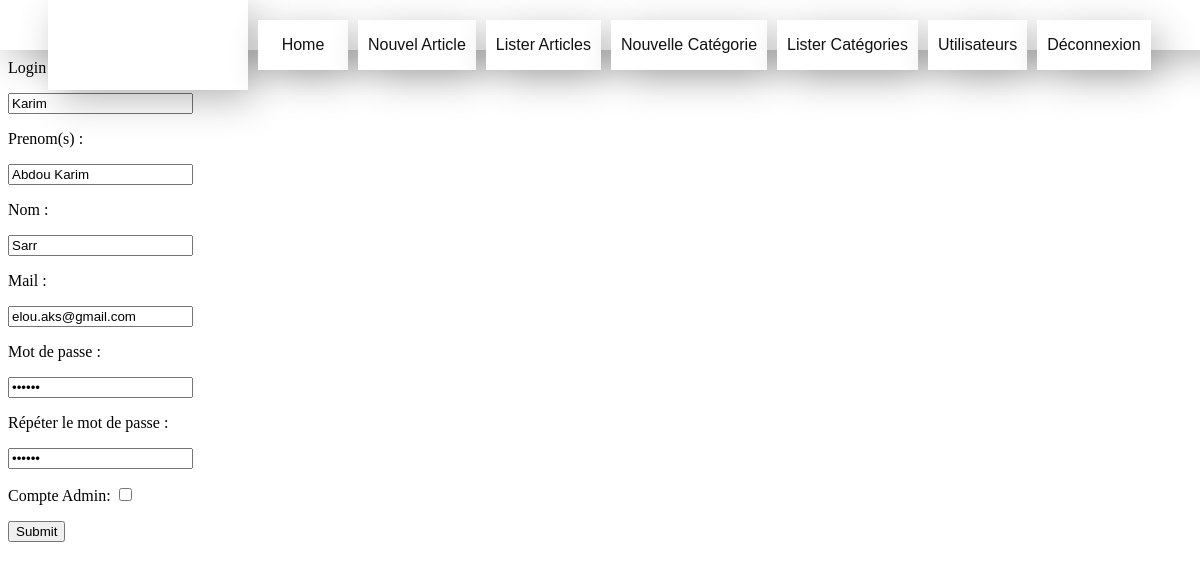
The app's page /Projet/Modele/modification.php?idd=1 (signed in) with its own data.
### tables this page shows
CREATE TABLE IF NOT EXISTS `users` (
  `ID` int(11) NOT NULL AUTO_INCREMENT,
  `login` varchar(255) NOT NULL,
  `nom` varchar(255) NOT NULL,
  `prenoms` varchar(255) NOT NULL,
  `password` varchar(255) NOT NULL,
  `mail` varchar(255) NOT NULL,
  `type` varchar(255) NOT NULL,
  PRIMARY KEY (`ID`)
);

### Projet/Views/modification2.php (the view, shortened to what this page needs)
<!DOCTYPE html>
<html lang="fr" dir="ltr">
  <head>
    <link rel="stylesheet" href="../Views/css/styles.css">
  </head>
  <body>
    <?php require('../Views/header.php'); ?>
    <h3>Modification d'un utilisateur</h3>
    <form action="../Modele/intermediare.php" method="post"><input type="hidden" name="hidden" value="<?php echo $va1; ?>">
    <div class="">
    <div class="">
      <div class="">  <p>Login : </p>  <input type="text" name="login" required value="<?php echo $va2; ?>">          </div>
    </div>
    <div class="">
      <div class="">  <p>Prenom(s) : </p>  <input type="text" name="prenoms" required value="<?php echo $va3; ?>">          </div>
    </div>
    <div class="">
      <div class="">  <p>Nom : </p>  <input type="text" name="nom" required value="<?php echo $va4; ?>">          </div>
    </div>
    <div class="">
      <div class="">  <p>Mail : </p>  <input type="text" name="mail" required value="<?php echo $va5; ?>">          </div>
    </div>
    <div class="">
      <div class="">  <p>Mot de passe : </p>  <input type="password" name="password" required value="<?php echo $va6; ?>">          </div>
    </div>
    <div class="">
      <div class="">  <p>Répéter le mot de passe : </p>  <input type="password" name="c_password" required value="<?php echo $va6; ?>">          </div>
    </div>
    <div class="">
      <div class="">  <p>Compte Admin: <input type="checkbox" name="admin" value="admin" <?php if($va7=="admin"){echo "checked";} else{}?>>   </p>         </div>
    </div>
    <div class="">
      <div class="">  <input type="submit" name="submit">          </div>
    </div>
  </div>
</form>
  </body>
</html>

### Projet/Views/css/styles.css (style rules this page uses)
body { background-image: url(./images/img1.jpg); background-size: cover; }

### records on screen
users: login "Karim", prenoms "Abdou Karim", nom "Sarr", mail "elou.aks@gmail.com"
